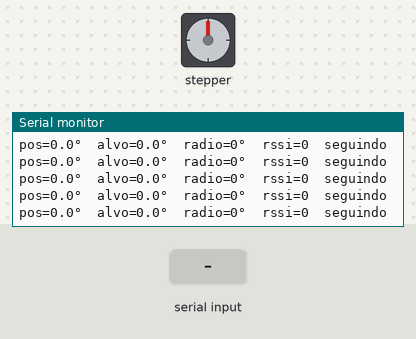
This sketch was run on a simulated Arduino Uno, built with avr-gcc and run on an emulated ATmega328P. Parts: stepper motor, the last lines printed to the serial monitor. Wiring (inferred from the names in the program): stepper motor driver (200 steps per turn assumed): step A3; direction A4. Inputs (shaded band) come from the test bench. No radio packets arrive unless stated.

Above: at 1.2 s.
1.3 s: "s" received over Serial
At 1.56 s:
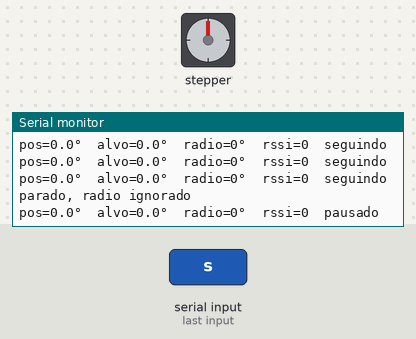
2.9 s: "g" received over Serial
At 2.91 s:
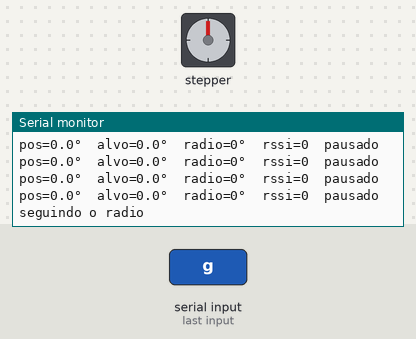

Measured:
- after the input at 1.3 s, the serial monitor: prints a new line at once (image 1)
- after the input at 2.9 s, the serial monitor: prints a new line at once (image 2)

The sketch:

teste-pulso.ino
```cpp
/*
 * Kairós — teste do pulso no braço (Arduino Uno).
 * Par do teste-pulso-tx na luva.
 *
 * O ângulo chega por LoRa, vindo do giroscópio. O motor segue com a
 * rampa suave (a aceleração sobe aos poucos).
 *
 * Pinos:
 *   STEP A3   DIR A4
 *   LoRa: NSS 10, RST 9, SCK 13, MISO 12, MOSI 11, VCC 3V3
 *   ENABLE do A4988 no GND, RESET e SLEEP no 5 V
 *
 * Pacote: [0xD1, pulso_lo, pulso_hi]  400 MHz SF7 BW250
 * Sem pacote por 800 ms, o motor para onde está.
 *
 * Serial 115200:
 *   s = para e ignora o rádio
 *   g = volta a seguir o rádio
 *   + / - = velocidade
 */

#include <SPI.h>
#include <LoRa.h>
#include <math.h>

#define LORA_SS   10
#define LORA_RST  9
#define LORA_DIO0 -1
const long LORA_FREQ = 400E6;
const uint8_t HDR = 0xD1;
const unsigned long TIMEOUT_MS = 800;

const int PIN_STEP = A3;
const int PIN_DIR  = A4;

const float PASSOS_POR_GRAU = (200.0f * 38.4f) / 360.0f;  // 21,33
const float LIM_TRAS   = -180.0f;
const float LIM_FRENTE =  110.0f;

float vmax = 750.0f;    // passos/s  (~35 °/s; 180° em cerca de 6 s)
float amax = 2200.0f;   // passos/s²
float jerk = 18000.0f;  // passos/s³

long pos = 0;
long alvo = 0;
float vel = 0;
float acc = 0;
unsigned long proxStepUs = 0;
unsigned long intervaloUs = 0;
unsigned long ultimoCtrlUs = 0;

bool seguir = true;
bool loraOk = false;
unsigned long ultimoPacoteMs = 0;
int rssi = 0;
float grausRadio = 0;

long grausParaPassos(float graus) {
  return (long)(graus * PASSOS_POR_GRAU + (graus >= 0 ? 0.5f : -0.5f));
}

float passosParaGraus(long passos) {
  return passos / PASSOS_POR_GRAU;
}

void irPara(float graus) {
  if (graus < LIM_TRAS) graus = LIM_TRAS;
  if (graus > LIM_FRENTE) graus = LIM_FRENTE;
  alvo = grausParaPassos(graus);
}

void lerRadio() {
  if (!loraOk) return;
  int tam = LoRa.parsePacket();
  if (tam < 3) {
    if (tam > 0) while (LoRa.available()) LoRa.read();
    return;
  }
  uint8_t h = LoRa.read();
  uint8_t lo = LoRa.read();
  uint8_t hi = LoRa.read();
  while (LoRa.available()) LoRa.read();
  if (h != HDR) return;
  ultimoPacoteMs = millis();
  rssi = LoRa.packetRssi();
  grausRadio = (int16_t)((uint16_t)lo | ((uint16_t)hi << 8));
  if (seguir) irPara(grausRadio);
}

void passo(bool frente) {
  digitalWrite(PIN_DIR, frente ? HIGH : LOW);
  delayMicroseconds(5);
  digitalWrite(PIN_STEP, HIGH);
  delayMicroseconds(4);
  digitalWrite(PIN_STEP, LOW);
  pos += frente ? 1 : -1;
}

void controle(float dt) {
  if (dt <= 0 || dt > 0.05f) dt = 0.001f;
  long erro = alvo - pos;

  float vDes;
  if (erro == 0) {
    vDes = 0;
  } else {
    float dist = fabsf((float)erro);
    // A aceleração demora um pouco para atingir o máximo. Freia antes.
    float reserva = (amax * amax) / (6.0f * jerk);
    if (dist > reserva) dist -= reserva;
    float vParar = sqrtf(2.0f * amax * dist);
    float v = vmax;
    if (vParar < v) v = vParar;
    vDes = (erro > 0) ? v : -v;
  }

  float aAlvo = 0;
  if (vel < vDes) aAlvo = amax;
  else if (vel > vDes) aAlvo = -amax;

  float dj = jerk * dt;
  if (acc < aAlvo) acc = min(acc + dj, aAlvo);
  else if (acc > aAlvo) acc = max(acc - dj, aAlvo);

  vel += acc * dt;
  if (vel > vmax)  { vel = vmax;  acc = 0; }
  if (vel < -vmax) { vel = -vmax; acc = 0; }
  if (aAlvo > 0 && vel > vDes) { vel = vDes; acc = 0; }
  if (aAlvo < 0 && vel < vDes) { vel = vDes; acc = 0; }
  if (erro == 0 && fabsf(vel) < 30.0f) { vel = 0; acc = 0; }

  float mag = fabsf(vel);
  if (mag < 25.0f) {
    intervaloUs = 0;
    if (erro == 0) vel = 0;
    else intervaloUs = 30000;  // fecha os últimos passos sem ficar 50 ms parado
  } else {
    intervaloUs = (unsigned long)(1000000.0f / mag);
  }
}

void imprimir() {
  Serial.print(F("pos="));
  Serial.print(passosParaGraus(pos), 1);
  Serial.print(F("°  alvo="));
  Serial.print(passosParaGraus(alvo), 1);
  Serial.print(F("°  radio="));
  Serial.print(grausRadio, 0);
  Serial.print(F("°  rssi="));
  Serial.print(rssi);
  Serial.print(seguir ? F("  seguindo") : F("  pausado"));
  Serial.println();
}

void setup() {
  Serial.begin(115200);
  pinMode(PIN_STEP, OUTPUT);
  pinMode(PIN_DIR, OUTPUT);
  digitalWrite(PIN_STEP, LOW);
  digitalWrite(PIN_DIR, LOW);

  Serial.println();
  Serial.println(F("=== TESTE PULSO (LoRa + giroscopio) ==="));
  Serial.println(F("Zero do motor = posicao de agora."));
  Serial.println(F("s = parar   g = seguir o radio   +/- velocidade"));

  LoRa.setPins(LORA_SS, LORA_RST, LORA_DIO0);
  LoRa.setSPIFrequency(1E6);
  if (!LoRa.begin(LORA_FREQ)) {
    Serial.println(F("LoRa FALHOU — confira NSS 10 / RST 9 / 3V3"));
  } else {
    LoRa.setSpreadingFactor(7);
    LoRa.setSignalBandwidth(250E3);
    LoRa.setCodingRate4(5);
    LoRa.enableCrc();
    loraOk = true;
    Serial.println(F("LoRa RX OK 400 MHz. Esperando a luva."));
  }
  ultimoCtrlUs = micros();
}

void loop() {
  if (Serial.available()) {
    char c = Serial.read();
    if (c == 's' || c == 'S') {
      seguir = false;
      alvo = pos;
      vel = 0;
      acc = 0;
      Serial.println(F("parado, radio ignorado"));
    }
    if (c == 'g' || c == 'G') {
      seguir = true;
      Serial.println(F("seguindo o radio"));
    }
    if (c == '+' && vmax < 1200) { vmax += 50; imprimir(); }
    if (c == '-' && vmax > 200)  { vmax -= 50; imprimir(); }
  }

  lerRadio();
  if (seguir && ultimoPacoteMs != 0 && millis() - ultimoPacoteMs > TIMEOUT_MS) {
    alvo = pos;
  }

  unsigned long agora = micros();
  if ((unsigned long)(agora - ultimoCtrlUs) >= 1000) {
    float dt = (agora - ultimoCtrlUs) / 1000000.0f;
    ultimoCtrlUs = agora;
    controle(dt);
  }

  if (intervaloUs && (long)(agora - proxStepUs) >= 0) {
    long erro = alvo - pos;
    if (erro != 0) {
      bool frente = (fabsf(vel) >= 25.0f) ? (vel > 0) : (erro > 0);
      passo(frente);
      proxStepUs = agora + intervaloUs;
    }
  }

  static unsigned long ultimoPrint = 0;
  if (millis() - ultimoPrint >= 200) {
    ultimoPrint = millis();
    imprimir();
  }
}
```
